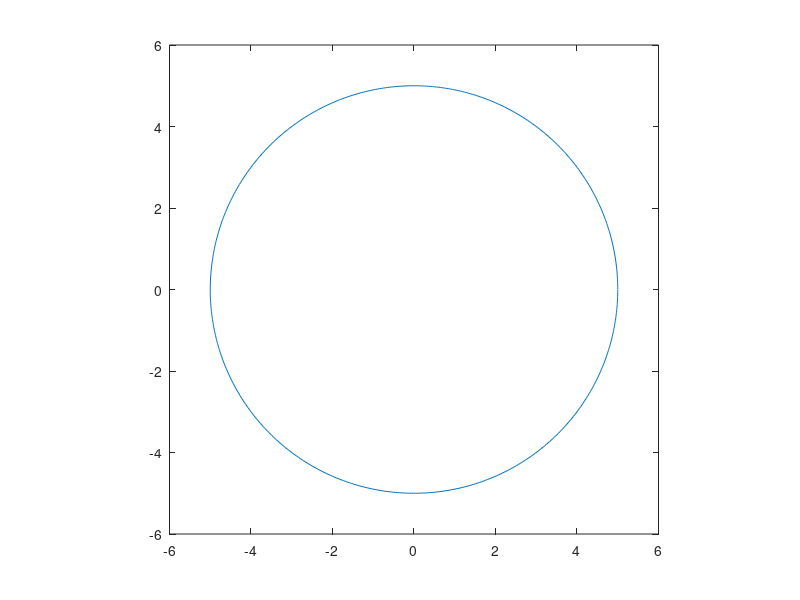
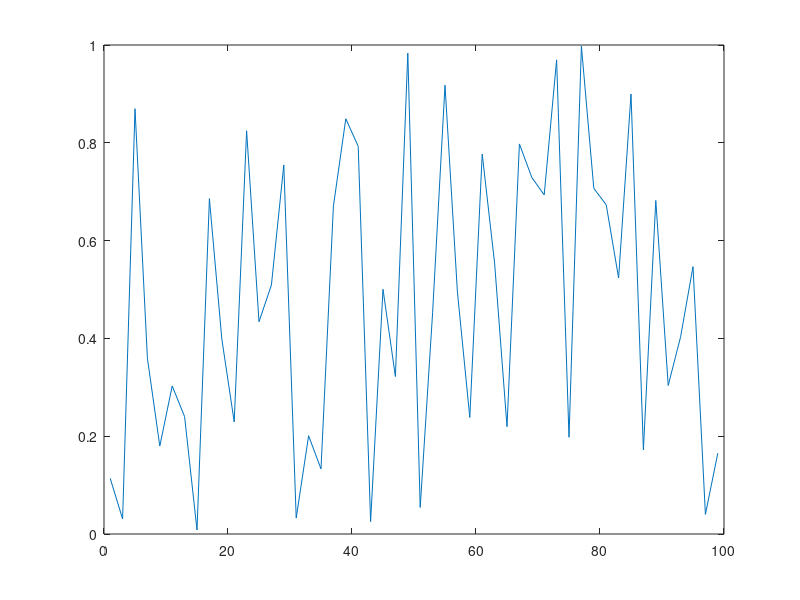

Write MATLAB code to recreate these figures, in order.
clc
clear
t = 0:0.01:2*pi;
r = 5;
x = r*cos(t);
y = r*sin(t);
plot(x,y)
axis square
figure(3)
t = 0:0.01:2*pi;
r = 5;
x = r*cos(t);
y = r*sin(t);
plot(x,y)
axis equal

who
whos

% num = numel(x);
% 
% 
% [xx,yy,zz] = peaks(50);
% figure(2)
% contour(xx,yy,zz)
% 
% x = 1:5;
% y = prod(x)
% 
% fprintf('y = %3.2f',y)

x = 1:2:99
y = rand([1 50])
plot(x,y)

a = [1 2;3 4]
b = [1 2;3 4]
cat(1,a,b)


